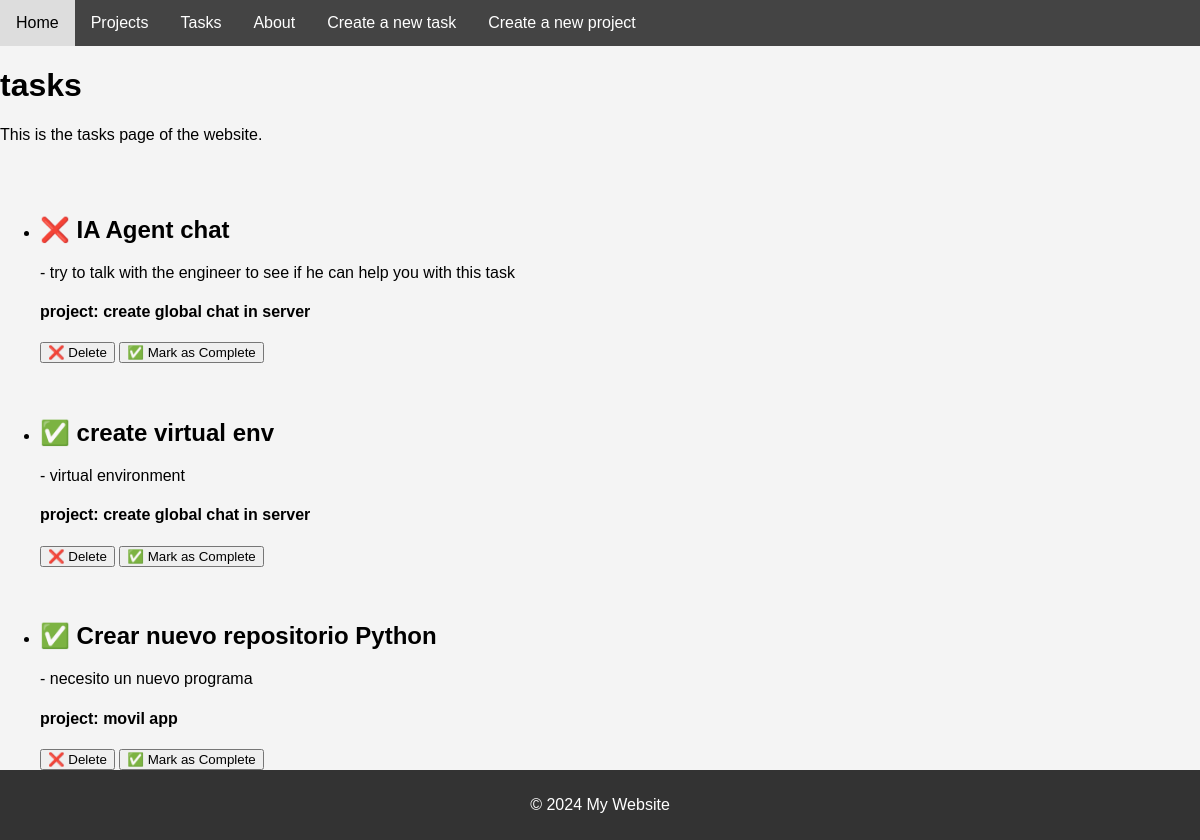
The app's page /home/tasks/, older data.
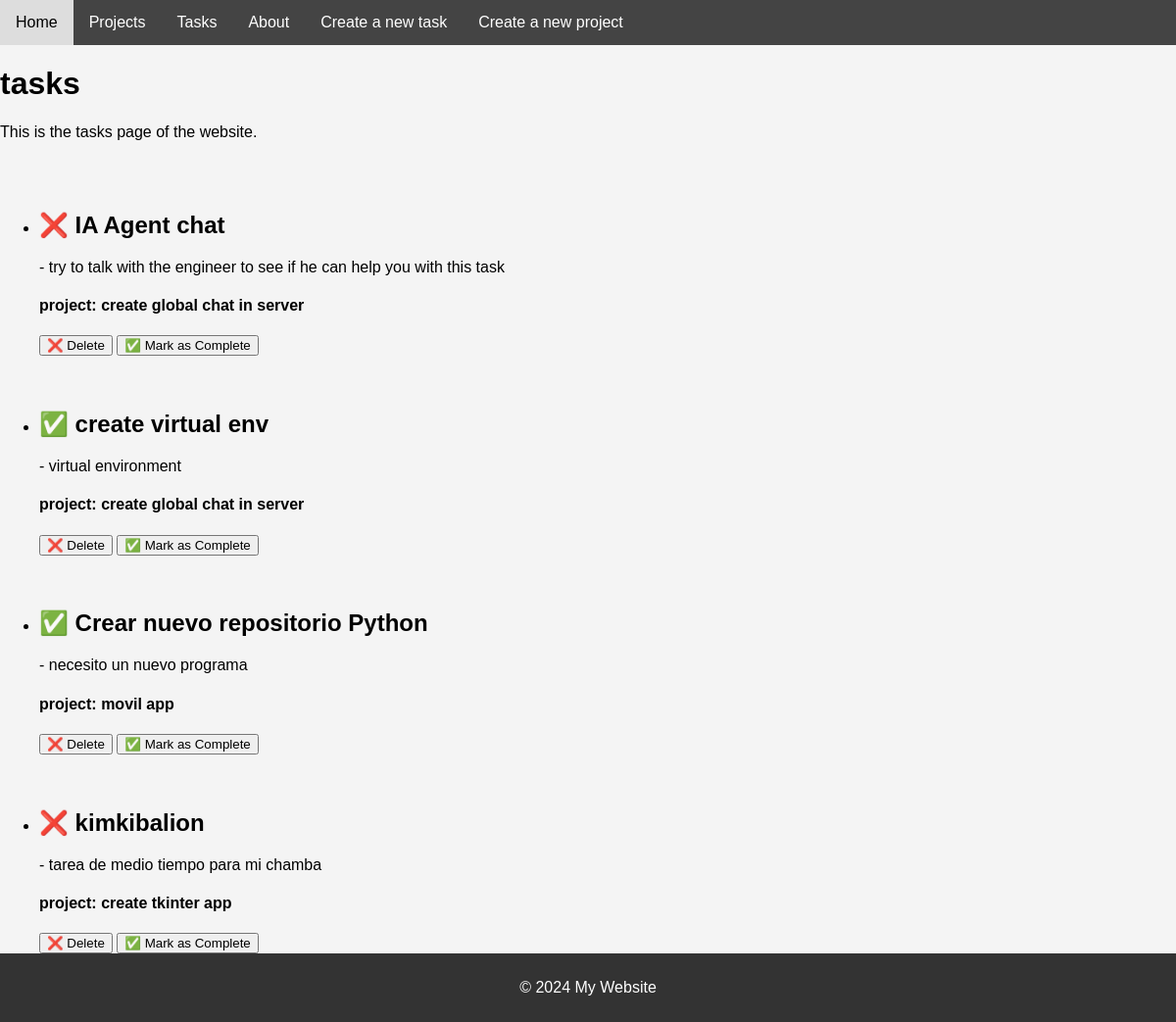
The same page, newer data.
### myapp/models.py (models this page shows, shortened)
class Task(models.Model):
    title = models.CharField(max_length=200)
    description = models.TextField()
    completed = models.BooleanField(default=False)
    project = models.ForeignKey(Project, on_delete=models.CASCADE, related_name='tasks')
    done = models.BooleanField(default=False)

class Project(models.Model):
    name = models.CharField(max_length=100)

### myapp/views.py (the view)
# urls.py: path('home/tasks/', views.tasks),
def tasks(request):
    task = Task.objects.all()
    return render(request, 'tasks/tasks.html', {'task': task})

### myapp/templates/tasks/tasks.html (shortened to what this page needs)
{% extends 'layouts/base.html' %}
{% block content %}
<h1>tasks</h1>
<p>This is the tasks page of the website.</p><br><br>
<div>
<ul>
    {% for t in task %}
        <li><h2>{% if t.done %} ✅ {% else %} ❌ {% endif %}  {{ t.title }}</h2>
            {% if t.description %}
                - {{ t.description }}
            {% else %}
                - No description available.
            {% endif %}
            <h4><b>project: {{ t.project.name }}</b></h4>
        <button>
            ❌ Delete
        </button>
        <button>
            ✅ Mark as Complete
        </button><br><br><br>
        </li>
    {% empty %}
        <li>No tasks available.</li>
    {% endfor %}
</ul>
</div>
{% endblock %}

### myapp/templates/layouts/base.html (shortened to what this page needs)
<nav>
  <ul>
    <li><a href="/">Home</a></li>
    <li><a href="/home/projects">Projects</a></li>
    <li><a href="/home/tasks">Tasks</a></li>
    <li><a href="/home/about">About</a></li>
    <li><a href="/home/create_task">Create a new task</a></li>
    <li><a href="/home/create_project">Create a new project</a></li>
  </ul>
</nav>
{% block content %}
{% endblock %}
<footer class="footer1">
  <p>&copy; 2024 My Website</p>
</footer>

### myapp/templates/layouts/base.html (style rules this page uses)
nav { background-color: #444; overflow: hidden; }
nav ul { list-style-type: none; margin: 0; padding: 0; }
nav ul li { float: left; }
nav ul li a { display: block; color: white; text-align: center; padding: 14px 16px; text-decoration: none; }
.footer1 { background-color: #333; color: white; text-align: center; padding: 10px 0; position: fixed; width: 100%; bottom: 0; }

Row changes from the older to the newer data that the page shows:
added Task: title "kimkibalion", description "tarea de medio tiempo para mi chamba", project.name "create tkinter app"
